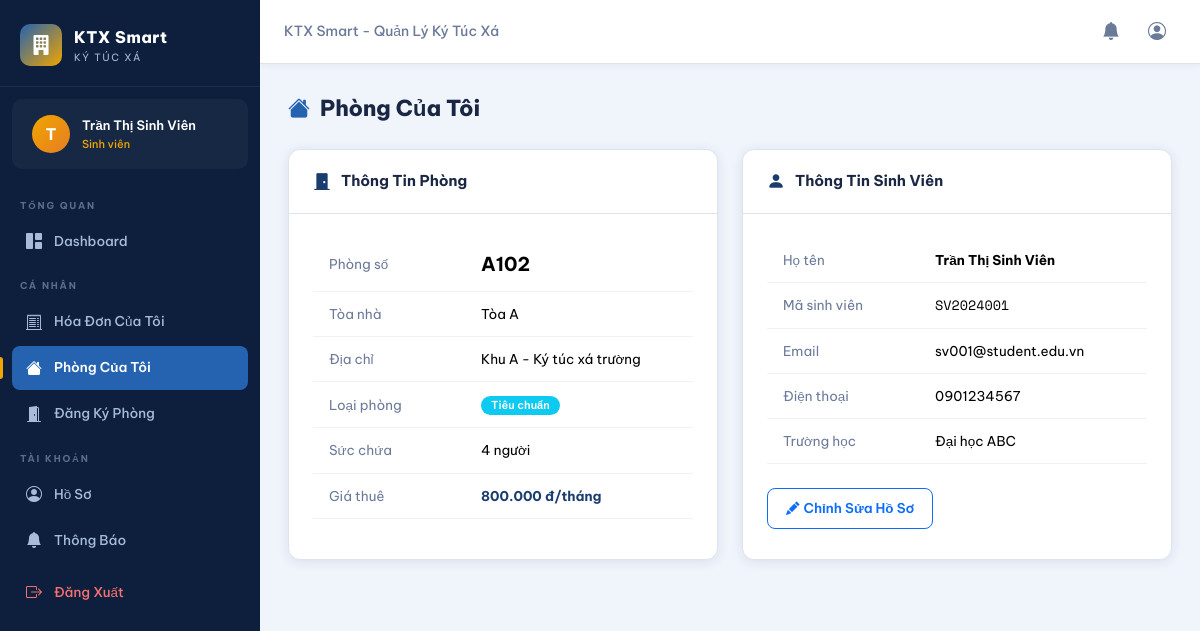
Screenshot of /pages/my_room.php (signed in) with the database file from the repository.
### tables this page shows
CREATE TABLE IF NOT EXISTS users (
    id              INT AUTO_INCREMENT PRIMARY KEY,
    username        VARCHAR(50)  NOT NULL UNIQUE,
    email           VARCHAR(100) NOT NULL UNIQUE,
    password        VARCHAR(255) NOT NULL,
    full_name       VARCHAR(100) NOT NULL,
    phone           VARCHAR(20),
    role            ENUM('admin','staff','student') NOT NULL DEFAULT 'student',
    status          ENUM('active','inactive') NOT NULL DEFAULT 'active',
    reset_token         VARCHAR(100) NULL,
    reset_token_expires DATETIME    NULL,
    last_login      DATETIME NULL,
    created_at      DATETIME NOT NULL DEFAULT CURRENT_TIMESTAMP,
    updated_at      DATETIME NOT NULL DEFAULT CURRENT_TIMESTAMP ON UPDATE CURRENT_TIMESTAMP
);

CREATE TABLE IF NOT EXISTS student_profiles (
    id              INT AUTO_INCREMENT PRIMARY KEY,
    user_id         INT NOT NULL UNIQUE,
    student_code    VARCHAR(20) UNIQUE,
    university      VARCHAR(150),
    room_id         INT NULL,
    move_in_date    DATE NULL,
    move_out_date   DATE NULL,
    created_at      DATETIME NOT NULL DEFAULT CURRENT_TIMESTAMP,
    FOREIGN KEY (user_id) REFERENCES users(id) ON DELETE CASCADE
);

CREATE TABLE IF NOT EXISTS rooms (
    id              INT AUTO_INCREMENT PRIMARY KEY,
    building_id     INT NOT NULL,
    room_number     VARCHAR(20) NOT NULL,
    type            ENUM('standard','premium','vip') NOT NULL DEFAULT 'standard',
    capacity        INT NOT NULL DEFAULT 4,
    price_per_month DECIMAL(12,2) NOT NULL DEFAULT 0,
    status          ENUM('available','full','maintenance') NOT NULL DEFAULT 'available',
    description     TEXT,
    created_at      DATETIME NOT NULL DEFAULT CURRENT_TIMESTAMP,
    FOREIGN KEY (building_id) REFERENCES buildings(id),
    UNIQUE KEY uq_room (building_id, room_number)
);

CREATE TABLE IF NOT EXISTS buildings (
    id      INT AUTO_INCREMENT PRIMARY KEY,
    name    VARCHAR(100) NOT NULL,
    address VARCHAR(200),
    floors  INT DEFAULT 1,
    created_at DATETIME NOT NULL DEFAULT CURRENT_TIMESTAMP
);

### pages/my_room.php (the view, shortened to what this page needs)
<?php
require_once __DIR__ . '/../includes/functions.php';
$user = currentUser();
$db = getDB();
$sp = $db->prepare("SELECT sp.*, r.room_number, r.capacity, r.type, r.price_per_month, r.description as room_desc,
    b.name as building_name, b.address
    FROM student_profiles sp
    LEFT JOIN rooms r ON sp.room_id=r.id LEFT JOIN buildings b ON r.building_id=b.id
    WHERE sp.user_id=?");
$sp->execute([$user['id']]);
$profile = $sp->fetch();
?>
<?php include __DIR__ . '/../includes/header.php'; ?>
<div class="container-fluid px-0">
<div class="page-header">
    <div class="page-title"><i class="bi bi-house-fill"></i> Phòng Của Tôi</div>
</div>
<?php if (!$profile || !$profile['room_id']): ?>
<div class="card text-center py-5">
    <div class="card-body">
        <i class="bi bi-house-slash" style="font-size:3rem;color:var(--text-muted);"></i>
        <h4 class="mt-3">Chưa Được Xếp Phòng</h4>
        <p style="color:var(--text-muted);">Vui lòng liên hệ ban quản lý ký túc xá để được xếp phòng.</p>
        <a href="<?= BASE_URL ?>/pages/notifications.php" class="btn btn-primary mt-2">
            <i class="bi bi-bell me-2"></i>Xem Thông Báo
        </a>
    </div>
</div>
<?php else: ?>
<div class="row g-4">
    <div class="col-lg-6">
        <div class="card h-100">
            <div class="card-header"><i class="bi bi-door-closed-fill"></i> Thông Tin Phòng</div>
            <div class="card-body">
                <table class="table table-borderless">
                    <tr><td style="color:var(--text-muted);width:40%;">Phòng số</td>
                        <td><strong style="font-size:1.2rem;"><?= htmlspecialchars($profile['room_number']) ?></strong></td></tr>
                    <tr><td style="color:var(--text-muted);">Tòa nhà</td>
                        <td><?= htmlspecialchars($profile['building_name']) ?></td></tr>
                    <tr><td style="color:var(--text-muted);">Địa chỉ</td>
                        <td><?= htmlspecialchars($profile['address'] ?? '—') ?></td></tr>
                    <tr><td style="color:var(--text-muted);">Loại phòng</td>
                        <td><?= statusBadge($profile['type']) ?></td></tr>
                    <tr><td style="color:var(--text-muted);">Sức chứa</td>
                        <td><?= $profile['capacity'] ?> người</td></tr>
                    <tr><td style="color:var(--text-muted);">Giá thuê</td>
                        <td><strong style="color:var(--primary);"><?= formatMoney($profile['price_per_month']) ?>/tháng</strong></td></tr>
                </table>
            </div>
        </div>
    </div>
    <div class="col-lg-6">
        <div class="card h-100">
            <div class="card-header"><i class="bi bi-person-fill"></i> Thông Tin Sinh Viên</div>
            <div class="card-body">
                <table class="table table-borderless">
                    <tr><td style="color:var(--text-muted);width:40%;">Họ tên</td>
                        <td><strong><?= htmlspecialchars($user['full_name']) ?></strong></td></tr>
                    <tr><td style="color:var(--text-muted);">Mã sinh viên</td>
                        <td class="text-mono"><?= htmlspecialchars($profile['student_code'] ?? '—') ?></td></tr>
                    <tr><td style="color:var(--text-muted);">Email</td>
                        <td><?= htmlspecialchars($user['email']) ?></td></tr>
                    <tr><td style="color:var(--text-muted);">Điện thoại</td>
                        <td><?= htmlspecialchars($user['phone'] ?? '—') ?></td></tr>
                    <tr><td style="color:var(--text-muted);">Trường học</td>
                        <td><?= htmlspecialchars($profile['university'] ?? '—') ?></td></tr>
                </table>
                <a href="profile.php" class="btn btn-outline-primary btn-sm mt-2">
                    <i class="bi bi-pencil-fill me-1"></i>Chỉnh Sửa Hồ Sơ
                </a>
            </div>
        </div>
    </div>
</div>
<?php endif; ?>
</div>
<?php include __DIR__ . '/../includes/footer.php'; ?>

### includes/header.php (shortened to what this page needs)
<?php
require_once __DIR__ . '/../includes/functions.php';
$user = currentUser();
$currentPage = basename($_SERVER['PHP_SELF'], '.php');
?>
<!DOCTYPE html>
<html lang="vi">
<head>
<link href="https://cdn.jsdelivr.net/npm/bootstrap@5.3.2/dist/css/bootstrap.min.css" rel="stylesheet">
<link href="https://cdn.jsdelivr.net/npm/bootstrap-icons@1.11.3/font/bootstrap-icons.css" rel="stylesheet">
<link href="<?= BASE_URL ?>/assets/css/style.css" rel="stylesheet">
</head>
<body>
<?php if (isLoggedIn()): ?>
<div class="sidebar" id="sidebar">
    <div class="sidebar-brand">
        <div class="brand-icon"><i class="bi bi-building-fill"></i></div>
        <div class="brand-text">
            <span class="brand-name">KTX Smart</span>
            <span class="brand-sub">Ký Túc Xá</span>
        </div>
    </div>
    <div class="sidebar-user">
        <div class="user-avatar">
            <span><?= mb_substr($user['full_name'], 0, 1) ?></span>
        </div>
        <div class="user-info">
            <span class="user-name"><?= htmlspecialchars($user['full_name']) ?></span>
            <span class="user-role"><?= ['admin'=>'Quản trị viên','staff'=>'Nhân viên','student'=>'Sinh viên'][$user['role']] ?></span>
        </div>
    </div>
    <nav class="sidebar-nav">
        <div class="nav-section-label">TỔNG QUAN</div>
        <a href="<?= BASE_URL ?>/pages/dashboard.php" class="nav-item <?= $currentPage==='dashboard'?'active':'' ?>">
            <i class="bi bi-grid-1x2-fill"></i><span>Dashboard</span>
        </a>
        <?php if ($user['role'] === 'student'): ?>
        <div class="nav-section-label">CÁ NHÂN</div>
        <a href="<?= BASE_URL ?>/pages/my_invoices.php" class="nav-item <?= $currentPage==='my_invoices'?'active':'' ?>">
            <i class="bi bi-receipt-cutoff"></i><span>Hóa Đơn Của Tôi</span>
        </a>
        <a href="<?= BASE_URL ?>/pages/my_room.php" class="nav-item <?= $currentPage==='my_room'?'active':'' ?>">
            <i class="bi bi-house-fill"></i><span>Phòng Của Tôi</span>
        </a>
        <a href="<?= BASE_URL ?>/pages/room_register.php" class="nav-item <?= $currentPage==='room_register'?'active':'' ?>">
            <i class="bi bi-door-open-fill"></i><span>Đăng Ký Phòng</span>
        </a>
        <?php endif; ?>
        <div class="nav-section-label">TÀI KHOẢN</div>
        <a href="<?= BASE_URL ?>/pages/profile.php" class="nav-item <?= $currentPage==='profile'?'active':'' ?>">
            <i class="bi bi-person-circle"></i><span>Hồ Sơ</span>
        </a>
        <a href="<?= BASE_URL ?>/pages/notifications.php" class="nav-item <?= $currentPage==='notifications'?'active':'' ?>">
            <i class="bi bi-bell-fill"></i><span>Thông Báo</span>
        </a>
        <a href="<?= BASE_URL ?>/pages/logout.php" class="nav-item nav-logout">
            <i class="bi bi-box-arrow-right"></i><span>Đăng Xuất</span>
        </a>
    </nav>
</div>
<div class="topbar">
    <div class="topbar-breadcrumb">
        <span><?= SITE_NAME ?></span>
    </div>
    <div class="topbar-actions">
        <a href="<?= BASE_URL ?>/pages/notifications.php" class="topbar-btn">
            <i class="bi bi-bell-fill"></i>
        </a>
        <a href="<?= BASE_URL ?>/pages/profile.php" class="topbar-btn">
            <i class="bi bi-person-circle"></i>
        </a>
    </div>
</div>
<div class="main-wrapper">
<?php endif; ?>

### includes/functions.php (shortened to what this page needs)
<?php
function isLoggedIn() {
    return isset($_SESSION['user_id']) && !empty($_SESSION['user_id']);
}
function currentUser() {
    $db = getDB();
    $stmt = $db->prepare("SELECT * FROM users WHERE id = ?");
    $stmt->execute([$_SESSION['user_id']]);
    return $stmt->fetch();
}
function formatMoney($amount) {
    return number_format($amount, 0, ',', '.') . ' đ';
}
function statusBadge($status) {
    $map = [
        'pending'  => ['class' => 'warning', 'text' => 'Chờ thanh toán'],
        'partial'  => ['class' => 'info',    'text' => 'Thanh toán 1 phần'],
        'paid'     => ['class' => 'success',  'text' => 'Đã thanh toán'],
        'overdue'  => ['class' => 'danger',   'text' => 'Quá hạn'],
        'cancelled'=> ['class' => 'secondary','text' => 'Đã hủy'],
        'active'   => ['class' => 'success',  'text' => 'Hoạt động'],
        'inactive' => ['class' => 'secondary','text' => 'Không hoạt động'],
        'available'=> ['class' => 'success',  'text' => 'Còn chỗ'],
        'full'     => ['class' => 'danger',   'text' => 'Đầy'],
        'maintenance'=>['class'=>'warning',   'text' => 'Bảo trì'],
        'standard' => ['class' => 'info',     'text' => 'Tiêu chuẩn'],
        'premium'  => ['class' => 'primary',  'text' => 'Cao cấp'],
        'vip'      => ['class' => 'warning',  'text' => 'VIP'],
        'admin'    => ['class' => 'danger',   'text' => 'Admin'],
        'staff'    => ['class' => 'primary',  'text' => 'Nhân viên'],
        'student'  => ['class' => 'success',  'text' => 'Sinh viên'],
        'approved' => ['class' => 'success',  'text' => 'Đã duyệt'],
        'rejected' => ['class' => 'danger',   'text' => 'Từ chối'],
        'register' => ['class' => 'primary',  'text' => 'Đăng ký phòng'],
        'cancel'   => ['class' => 'danger',   'text' => 'Huỷ phòng'],
        'change'   => ['class' => 'warning',  'text' => 'Đổi phòng'],
    ];
    $info = $map[$status] ?? ['class' => 'secondary', 'text' => ucfirst($status)];
    return "<span class='badge bg-{$info['class']}'>{$info['text']}</span>";
}

### rows the page displays
users: full_name "T", full_name "Trần Thị Sinh Viên", role "Sinh viên", email "sv001@student.edu.vn", phone "0901234567"
student_profiles: room.room_number "A102", buildings.name "Tòa A", buildings.address "Khu A - Ký túc xá trường", room.type "Tiêu chuẩn", room.capacity "4", room.price_per_month "800.000 đ", student_code "SV2024001", university "Đại học ABC"

### other values shown
SITE_NAME "KTX Smart - Quản Lý Ký Túc Xá"
